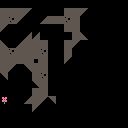

A level layout from a 2D game, rendered from its tile map. Below: a short description, then the map file with its tile-grid data intact:
An orthogonal 16x16 tile map with 8x8 px tiles, 1 tile layer (Tile Layer 1).

<map version="1.8" tiledversion="1.8.2" orientation="orthogonal" renderorder="right-down" width="16" height="16" tilewidth="8" tileheight="8" infinite="0" nextlayerid="2" nextobjectid="1">
 <tileset firstgid="1" source="../tileset 1.tsx" />
 <layer id="1" name="Tile Layer 1" width="16" height="16">
  <data encoding="csv">
0,0,0,0,0,0,0,0,0,0,0,0,0,0,0,0,
72,72,72,57,0,0,0,0,72,72,57,0,0,0,0,0,
72,73,57,0,0,40,72,72,73,72,0,0,0,0,0,0,
57,0,0,0,0,0,0,0,72,72,0,0,0,0,0,0,
0,0,0,40,40,0,0,0,0,72,41,0,0,0,0,0,
41,0,40,72,72,72,0,0,72,57,0,0,0,0,0,0,
72,73,72,72,72,73,0,0,72,0,0,0,0,0,0,0,
72,72,72,72,89,72,0,0,57,0,0,0,0,0,0,0,
72,57,0,56,72,72,0,0,0,0,0,0,0,0,0,0,
56,0,0,0,72,73,0,0,0,0,0,0,0,0,0,0,
0,0,0,0,56,72,0,0,0,0,0,0,0,0,0,0,
0,0,0,0,72,72,0,0,0,0,0,0,0,0,0,0,
1,0,0,40,72,57,56,0,0,0,0,0,0,0,0,0,
0,0,0,0,57,0,0,0,0,0,0,0,0,0,0,0,
0,0,0,0,0,0,0,0,0,0,0,0,0,0,0,0,
0,0,0,0,0,0,0,0,0,0,0,0,0,0,0,0
</data>
 </layer>
</map>
